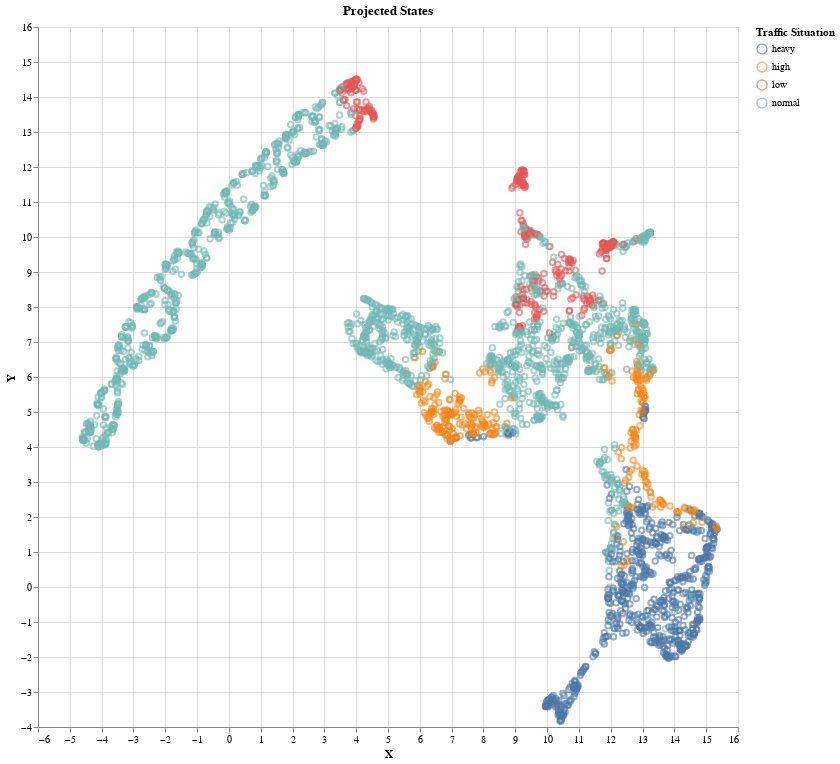

Notebook code for this chart:
### Code cell
combined_traffic = pd.concat([meta_df, df_umap_coords], axis='columns')

alt.Chart(combined_traffic).mark_point(
    opacity=0.6
).encode(
    x='X',
    y='Y',
    color='Traffic Situation:N',
).properties(
    width=700,
    height=700,
    title="Projected States"
).interactive()

### Figure 1 — Vega-Lite specification as saved in the notebook (floating-point values rounded to 4 significant figures; data arrays with more than 128 entries replaced by an {"elided": "..."} marker saying what was removed)
{"config": {"view": {"continuousWidth": 400, "continuousHeight": 300}}, "data": {"name": "data-ab3010b01e9c9acfd6e8b909cc86868b"}, "mark": {"type": "point", "opacity": 0.6}, "encoding": {"color": {"field": "Traffic Situation", "type": "nominal"}, "x": {"field": "X", "type": "quantitative"}, "y": {"field": "Y", "type": "quantitative"}}, "height": 700, "selection": {"selector002": {"type": "interval", "bind": "scales", "encodings": ["x", "y"]}}, "title": "Projected States", "width": 700, "$schema": "https://vega.github.io/schema/vega-lite/v4.17.0.json", "datasets": {"data-ab3010b01e9c9acfd6e8b909cc86868b": {"elided": "2976 records"}}}
